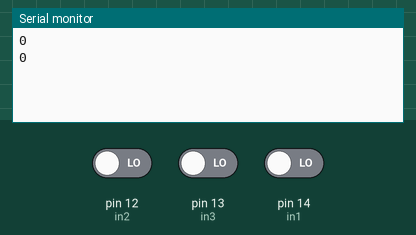
Recording of a sketch running on a simulated Arduino Nano, built for the host (arithmetic inside an expression is 32-bit, double 64-bit). On the bench: the last lines printed to the serial monitor. The inputs (shaded band) are chosen by the test bench; at power-on: pin 13 (in3) LOW, pin 12 (in2) LOW, pin 14 (in1) LOW.

Above: at 1.2 s.
1.3 s: pin 13 (in3) driven HIGH
At 2.1 s:
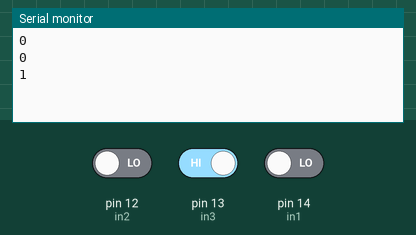
2.8 s: pin 12 (in2) driven HIGH
At 4.4 s:
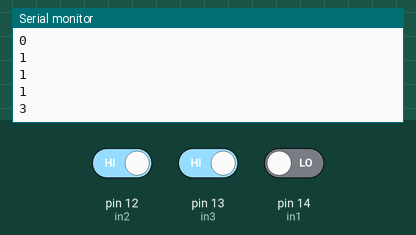
Timing chart, 0 to 5.9 s (numbered marks = the images above; inputs shaded):
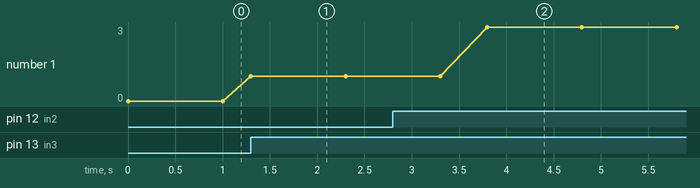

The sketch:

esp32.ino
```cpp
//This is the code for the ESP32, transmitting 3-bit values to the Jetson Nano
// instantiating pins
const int in1 = 14; // Greeting Zone
const int in2 = 12;// Playing Zone
const int in3 = 13; // ADC Master Status

// instantiating timing delays
const unsigned long ENTRY_DELAY = 1000; // 3 seconds to confirm entry
const unsigned long EXIT_DELAY  = 3000; // 3 seconds to confirm departure

// timers
unsigned long greetEntryCount = 0, greetExitCount = 0;
unsigned long playEntryCount = 0, playExitCount = 0;

// logical States (the filtered results)
bool greetState = false; // Greeting active
bool playState = false; // Playing active

void setup() {

  Serial.begin(115200); // baud rate is

  pinMode(in1, INPUT_PULLDOWN);
  pinMode(in2, INPUT_PULLDOWN);
  pinMode(in3, INPUT_PULLDOWN);
}

void loop() {
  unsigned long now = millis();
  bool adcActive = digitalRead(in3);

  // PROCESS TIMING LOGIC (Only if ADC is ON)
  if (adcActive) {

    // GREETING ZONE (in1)
    if (digitalRead(in1)) {
      greetExitCount = 0; // Reset exit timer
      if (greetEntryCount == 0)
          greetEntryCount = now;
      if (now - greetEntryCount >= ENTRY_DELAY)
        greetState = true;
    } else {
      greetEntryCount = 0; // Reset entry timer
      if (greetState && greetExitCount == 0) greetExitCount = now;
      if (greetExitCount > 0 && (now - greetExitCount >= EXIT_DELAY)) {
        greetState = false;
        greetExitCount = 0;
      }
    }

    // PLAYING ZONE (in2)
    if (digitalRead(in2)) {
      playExitCount = 0;
      if (playEntryCount == 0)
        playEntryCount = now;
      if (now - playEntryCount >= ENTRY_DELAY)
        playState = true;
    } else {
      playEntryCount = 0;
      if (playState && playExitCount == 0)
        playExitCount = now;
      if (playExitCount > 0 && (now - playExitCount >= EXIT_DELAY)) {
        playState = false;
        playExitCount = 0;
      }
    }

  } else {
    // ADC is OFF: Reset everything immediately
    greetState = playState = false;
    greetEntryCount = playEntryCount = greetExitCount = playExitCount = 0;
  }

  // DETERMINE GAME STATE (Whiteboard Logic)
  int gameState; // Default: None (System ON, no one there)

  if (!adcActive) {
    gameState = 0; // Optional: System OFF
  } else if (playState) {
    gameState = 3; // PlayZone (Highest Priority)
  } else if (greetState) {
    gameState = 2; // Warning (Greeting)
  } else {
    gameState = 1; //System is on, No one is detected
  }

  // OUTPUT RESULTS — send only on state change + 1 Hz heartbeat.
  // Cuts USB serial traffic ~10x vs the old 10 Hz unconditional stream,
  // freeing bandwidth for the camera on the shared USB hub.
  static int lastSent = -1;
  static unsigned long lastSerialTime = 0;
  if (gameState != lastSent || (now - lastSerialTime >= 1000)) {
    Serial.println(gameState);
    lastSent = gameState;
    lastSerialTime = now;
  }

}
```

Measured:
- after the input at 1.3 s, the serial monitor: prints a new line at once (image 1)
- after the input at 2.8 s, the serial monitor: prints a new line after 1.0 s (image 2)
- plotted number 1: 0 → 1 after the input at 1.3 s, 1 → 3 after the input at 2.8 s
